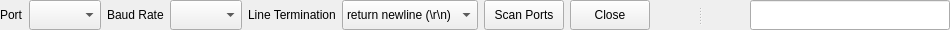
     <widget class="QSplitter" name="splitter_mainWindow_bottom">
      <property name="enabled">
       <bool>true</bool>
      </property>
      <property name="sizePolicy">
       <sizepolicy hsizetype="Expanding" vsizetype="Preferred">
        <horstretch>1</horstretch>
        <verstretch>0</verstretch>
       </sizepolicy>
      </property>
      <property name="orientation">
       <enum>Qt::Horizontal</enum>
      </property>
      <property name="handleWidth">
       <number>100</number>
      </property>
      <widget class="QWidget" name="layoutWidget">
       <layout class="QHBoxLayout" name="horizontalLayout_mainWindow_bottomLeft">
        <item>
         <layout class="QFormLayout" name="formLayout_Port">
          <property name="sizeConstraint">
           <enum>QLayout::SetDefaultConstraint</enum>
          </property>
          <property name="horizontalSpacing">
           <number>6</number>
          </property>
          <property name="verticalSpacing">
           <number>6</number>
          </property>
          <item row="0" column="0">
           <widget class="QLabel" name="label_SerialPorts">
            <property name="sizePolicy">
             <sizepolicy hsizetype="Preferred" vsizetype="Preferred">
              <horstretch>0</horstretch>
              <verstretch>0</verstretch>
             </sizepolicy>
            </property>
            <property name="minimumSize">
             <size>
              <width>0</width>
              <height>30</height>
             </size>
            </property>
            <property name="maximumSize">
             <size>
              <width>16777215</width>
              <height>30</height>
             </size>
            </property>
            <property name="font">
             <font>
              <pointsize>9</pointsize>
             </font>
            </property>
            <property name="text">
             <string>Port</string>
            </property>
           </widget>
          </item>
          <item row="0" column="1">
           <widget class="QComboBox" name="comboBoxDropDown_SerialPorts">
            <property name="sizePolicy">
             <sizepolicy hsizetype="Preferred" vsizetype="Preferred">
              <horstretch>0</horstretch>
              <verstretch>0</verstretch>
             </sizepolicy>
            </property>
            <property name="minimumSize">
             <size>
              <width>0</width>
              <height>30</height>
             </size>
            </property>
            <property name="maximumSize">
             <size>
              <width>16777215</width>
              <height>30</height>
             </size>
            </property>
            <property name="font">
             <font>
              <pointsize>9</pointsize>
             </font>
            </property>
           </widget>
          </item>
         </layout>
        </item>
        <item>
         <layout class="QFormLayout" name="formLayout_Baud">
          <property name="sizeConstraint">
           <enum>QLayout::SetDefaultConstraint</enum>
          </property>
          <item row="0" column="0">
           <widget class="QLabel" name="label_BaudRate">
            <property name="minimumSize">
             <size>
              <width>0</width>
              <height>30</height>
             </size>
            </property>
            <property name="maximumSize">
             <size>
              <width>16777215</width>
              <height>30</height>
             </size>
            </property>
            <property name="font">
             <font>
              <pointsize>9</pointsize>
             </font>
            </property>
            <property name="text">
             <string>Baud Rate</string>
            </property>
           </widget>
          </item>
          <item row="0" column="1">
           <widget class="QComboBox" name="comboBoxDropDown_BaudRates">
            <property name="sizePolicy">
             <sizepolicy hsizetype="Preferred" vsizetype="Preferred">
              <horstretch>0</horstretch>
              <verstretch>0</verstretch>
             </sizepolicy>
            </property>
            <property name="minimumSize">
             <size>
              <width>0</width>
              <height>30</height>
             </size>
            </property>
            <property name="maximumSize">
             <size>
              <width>16777215</width>
              <height>30</height>
             </size>
            </property>
            <property name="font">
             <font>
              <pointsize>9</pointsize>
             </font>
            </property>
           </widget>
          </item>
         </layout>
        </item>
        <item>
         <layout class="QFormLayout" name="formLayout_lineTermination">
          <item row="0" column="0">
           <widget class="QLabel" name="label_LineTermination">
            <property name="minimumSize">
             <size>
              <width>0</width>
              <height>30</height>
             </size>
            </property>
            <property name="maximumSize">
             <size>
              <width>16777215</width>
              <height>30</height>
             </size>
            </property>
            <property name="font">
             <font>
              <pointsize>9</pointsize>
             </font>
            </property>
            <property name="text">
             <string>Line Termination</string>
            </property>
           </widget>
          </item>
          <item row="0" column="1">
           <widget class="QComboBox" name="comboBoxDropDown_LineTermination">
            <property name="sizePolicy">
             <sizepolicy hsizetype="Preferred" vsizetype="Preferred">
              <horstretch>0</horstretch>
              <verstretch>0</verstretch>
             </sizepolicy>
            </property>
            <property name="minimumSize">
             <size>
              <width>0</width>
              <height>30</height>
             </size>
            </property>
            <property name="maximumSize">
             <size>
              <width>16777215</width>
              <height>30</height>
             </size>
            </property>
            <property name="font">
             <font>
              <pointsize>9</pointsize>
             </font>
            </property>
            <item>
             <property name="text">
              <string>return newline (\r\n)</string>
             </property>
            </item>
            <item>
             <property name="text">
              <string>newline (\n)</string>
             </property>
            </item>
            <item>
             <property name="text">
              <string>return (\r)</string>
             </property>
            </item>
            <item>
             <property name="text">
              <string>newline return (\n\r)</string>
             </property>
            </item>
            <item>
             <property name="text">
              <string>none</string>
             </property>
            </item>
           </widget>
          </item>
         </layout>
        </item>
        <item>
         <widget class="QPushButton" name="pushButton_SerialScan">
          <property name="sizePolicy">
           <sizepolicy hsizetype="Preferred" vsizetype="Preferred">
            <horstretch>0</horstretch>
            <verstretch>0</verstretch>
           </sizepolicy>
          </property>
          <property name="minimumSize">
           <size>
            <width>0</width>
            <height>30</height>
           </size>
          </property>
          <property name="maximumSize">
           <size>
            <width>16777215</width>
            <height>30</height>
           </size>
          </property>
          <property name="font">
           <font>
            <pointsize>9</pointsize>
           </font>
          </property>
          <property name="text">
           <string>Scan Ports</string>
          </property>
         </widget>
        </item>
        <item>
         <widget class="QPushButton" name="pushButton_SerialOpenClose">
          <property name="sizePolicy">
           <sizepolicy hsizetype="Preferred" vsizetype="Preferred">
            <horstretch>0</horstretch>
            <verstretch>0</verstretch>
           </sizepolicy>
          </property>
          <property name="minimumSize">
           <size>
            <width>0</width>
            <height>30</height>
           </size>
          </property>
          <property name="maximumSize">
           <size>
            <width>16777215</width>
            <height>30</height>
           </size>
          </property>
          <property name="font">
           <font>
            <pointsize>9</pointsize>
           </font>
          </property>
          <property name="text">
           <string>Close</string>
          </property>
         </widget>
        </item>
       </layout>
      </widget>
      <widget class="QLineEdit" name="throughput">
       <property name="minimumSize">
        <size>
         <width>200</width>
         <height>30</height>
        </size>
       </property>
       <property name="maximumSize">
        <size>
         <width>16777215</width>
         <height>30</height>
        </size>
       </property>
       <property name="font">
        <font>
         <pointsize>9</pointsize>
        </font>
       </property>
      </widget>
     </widget>
